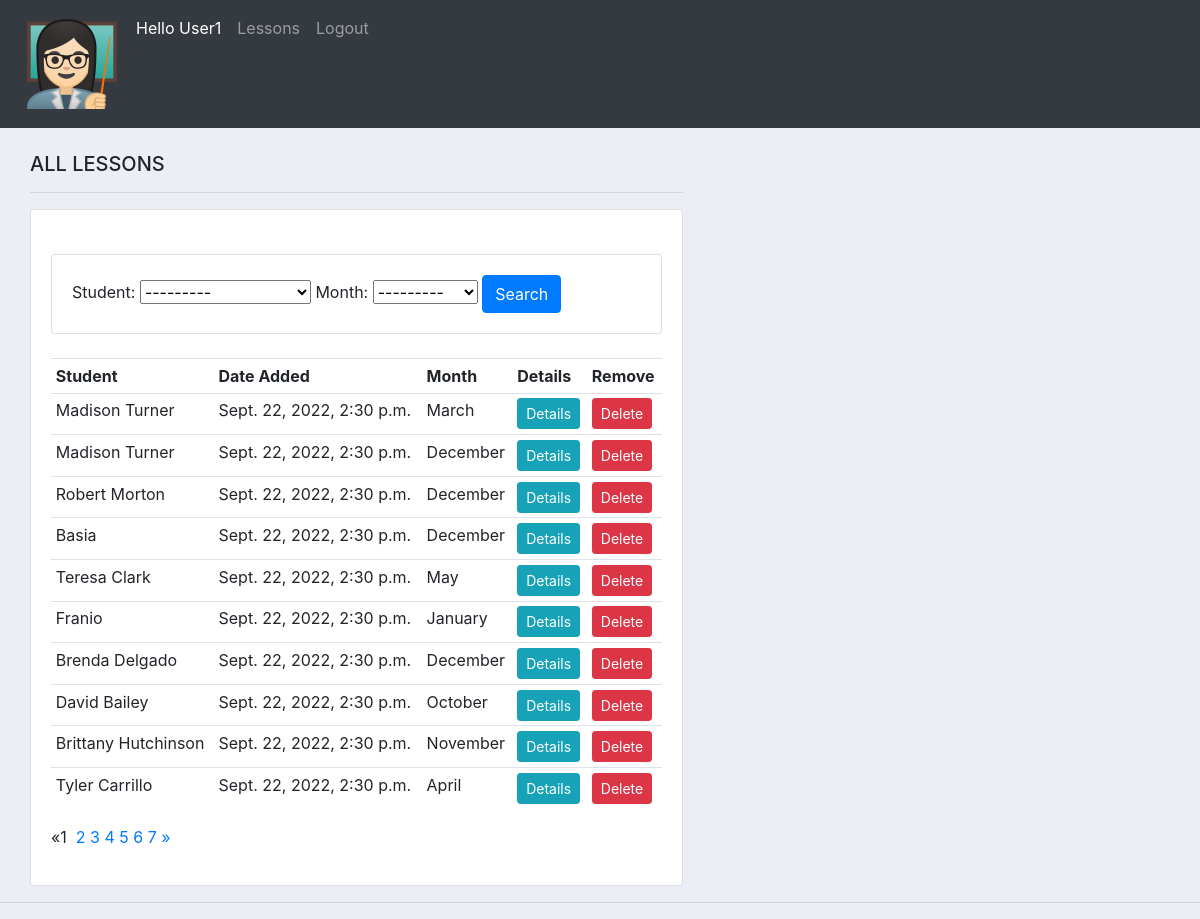
The page /lesson-index/ (signed in) on the database its author committed.
### teachers_notebook/models.py (models this page shows)
class Lesson(models.Model):
    owner = models.ForeignKey(User, related_name='lessons', on_delete=models.CASCADE, null=True)
    subject = models.CharField(max_length=250)
    student = models.ForeignKey(Student, on_delete=models.CASCADE)
    month = models.CharField(max_length=5, choices=MONTH)
    lesson_date = models.DateTimeField(auto_now_add=True)
    lesson_modified = models.DateTimeField(auto_now=True)
    notes = models.CharField(max_length=250)
    google_docs_link = models.URLField(blank=True, null=True)
    duration = models.IntegerField(choices=DURATION)
    time_of_lesson = models.CharField(max_length=150)
    day_of_lesson = models.IntegerField(choices=WEEK_DAYS)
    price = models.IntegerField()
    class Meta:
        ordering = ["-lesson_date"]

class Student(models.Model):
    owner = models.ForeignKey(User, related_name='students', on_delete=models.CASCADE, null=True)
    name = models.CharField(max_length=150)
    phone = models.CharField(max_length=150)
    email = models.EmailField()
    age = models.IntegerField()
    level = models.IntegerField(choices=LEVELS)
    student_info = models.CharField(max_length=250)
    zoom_url = models.URLField(null=True, blank=True)
    def __str__(self):
        return self.name

### teachers_notebook/views.py (the view)
# urls.py: path('lesson-index/', views.LessonIndexView.as_view(), name='lesson_index'),
class LessonIndexView(LoginRequiredMixin, View):
    def get(self, request, *args, **kwargs):
        lessons = Lesson.objects.filter(owner_id=request.user).all()
        index_filter = LessonIndexFilter(request.GET, queryset=lessons)
        lessons = index_filter.qs
        _request_copy = self.request.GET.copy()
        parameters = _request_copy.pop('page', True) and _request_copy.urlencode()
        page = request.GET.get('page', 1)
        paginator = Paginator(lessons, 10)
        try:
            lessons = paginator.page(page)
        except PageNotAnInteger:
            lessons = paginator.page(1)
        except EmptyPage:
            lessons = paginator.page(paginator.num_pages)
        return render(request,
                      'teachers_notebook/lesson_index.html',
                      {'lessons': lessons, 'index_filter': index_filter, 'parameters': parameters})

### teachers_notebook/templates/teachers_notebook/lesson_index.html
{% extends 'teachers_notebook/main.html' %}
{% block content %}
	<div class="col-md-7">
    <br>
		<h5>ALL LESSONS</h5>
		<hr>
		<div class="card card-body">
<br>
<div class="row">
	<div class="col">
		<div class="card card-body">
			<form method="get">
				{{index_filter.form}}
		    <button class="btn btn-primary" type="submit">Search</button>
		  </form>
		</div>
	</div>
</div>
<br>
			<table class="table table-sm">
				<tr>
					<th>Student</th>
					<th>Date Added</th>
					<th>Month</th>
					<th>Details</th>
					<th>Remove</th>
				</tr>
				{% for lesson in lessons %}
					<tr>
                        <td>{{ lesson.student }} </td>
						<td>{{ lesson.lesson_date }}</td>
						<td>{{ lesson.get_month_display }}</td>
                        <td><a class="btn btn-sm btn-info" href="{% url 'update_lesson' lesson.id %}">Details</a></td>
                        <td><a class="btn btn-sm btn-danger" href="{% url 'delete_lesson' lesson.id %}">Delete</a></td>
					</tr>
				{% endfor %}
			</table>
{% if lessons.has_other_pages %}
  <ul class="pagination">
   {% if lessons.has_previous %}
      <li><a href="?page={{ lessons.previous_page_number }}">&laquo;</a>&nbsp;</li>
     <li><a href="?page={{ lessons.previous_page_number }}">&laquo;</a>&nbsp;</li>
    {% else %}
      <li class="disabled"><span>&laquo;</span></li>
    {% endif %}
    {% for i in lessons.paginator.page_range %}
      {% if lessons.number == i %}
        <li class="active"><span>{{ i }} <span class="sr-only">(current)</span>&nbsp;</span></li>
      {% else %}
        <li><a href="?page={{ i }}">{{ i }}</a>&nbsp</li>
      {% endif %}
    {% endfor %}
    {% if lessons.has_next %}
      <li><a href="?page={{ lessons.next_page_number }}&{{ parameters }}">&raquo;</a></li>
    {% else %}
      <li class="disabled"><span>&raquo;</span></li>
    {% endif %}
  </ul>
{% endif %}
		</div>
	</div>
{% endblock %}

### teachers_notebook/templates/teachers_notebook/navbar.html (shortened to what this page needs)
{% load static %}
<nav class="navbar navbar-expand-lg navbar-dark bg-dark">
    {% if request.user.is_authenticated %}
  <div class="collapse navbar-collapse" id="navbarNav">
    <ul class="navbar-nav">
      <li class="nav-item">
        <a class="nav-link" href="{% url 'home' %}"><img src="{% static 'images/logo.png' %}"></a>
      </li>
        <li class="nav-item active">
        <a class="nav-link" href="{% url 'profile' %}">Hello {{ request.user.first_name|default:request.user.username }}</a>
      </li>
           <li class="nav-item">
        <a class="nav-link" href="{% url 'lesson_index' %}">Lessons</a>
      </li>
        <li class="nav-item>">
        <a class="nav-link" href="{% url 'logout' %}">Logout</a>
        </li>
    </ul>
      {% endif %}
  </div>
</nav>

### teachers_notebook/static/css/main.css (style rules this page uses)
body { background-color: #ebeff5; }

### rows shown on the page
Lesson: student "Madison Turner", lesson_date "Sept. 22, 2022, 2:30 p.m.", month "March"
Lesson: student "Madison Turner", lesson_date "Sept. 22, 2022, 2:30 p.m.", month "December"
Lesson: student "Robert Morton", lesson_date "Sept. 22, 2022, 2:30 p.m.", month "December"
Lesson: student "Basia", lesson_date "Sept. 22, 2022, 2:30 p.m.", month "December"
Lesson: student "Teresa Clark", lesson_date "Sept. 22, 2022, 2:30 p.m.", month "May"
Lesson: student "Franio", lesson_date "Sept. 22, 2022, 2:30 p.m.", month "January"
Lesson: student "Brenda Delgado", lesson_date "Sept. 22, 2022, 2:30 p.m.", month "December"
Lesson: student "David Bailey", lesson_date "Sept. 22, 2022, 2:30 p.m.", month "October"
Lesson: student "Brittany Hutchinson", lesson_date "Sept. 22, 2022, 2:30 p.m.", month "November"
Lesson: student "Tyler Carrillo", lesson_date "Sept. 22, 2022, 2:30 p.m.", month "April"

### other values the page prints
{{ request.user.first_name|default:request.user.username }} "User1"
{{ i }} "1"
{{ i }} "2" "3" "4" "5" "6" "7"
